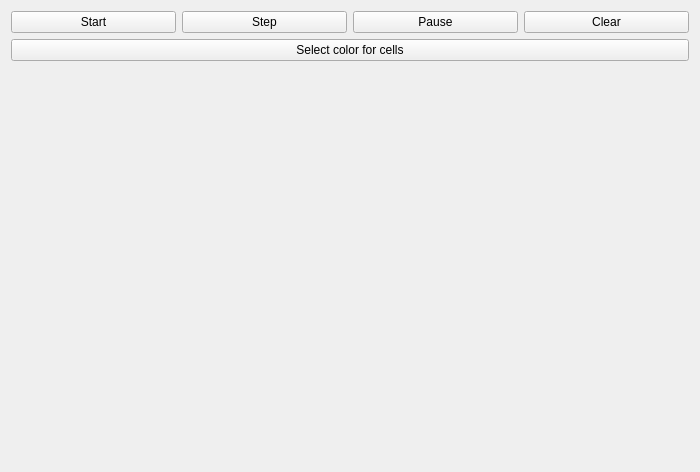
<?xml version="1.0" encoding="UTF-8"?>
<ui version="4.0">
 <class>MainWindow</class>
 <widget class="QMainWindow" name="MainWindow">
  <property name="geometry">
   <rect>
    <x>0</x>
    <y>0</y>
    <width>700</width>
    <height>472</height>
   </rect>
  </property>
  <property name="windowTitle">
   <string>Conway's Game of Life</string>
  </property>
  <widget class="QWidget" name="centralWidget">
   <layout class="QHBoxLayout" name="horizontalLayout">
    <item>
     <layout class="QHBoxLayout" name="mainLayout">
      <item>
       <layout class="QVBoxLayout" name="gameLayout">
        <property name="bottomMargin">
         <number>0</number>
        </property>
       </layout>
      </item>
      <item>
       <layout class="QVBoxLayout" name="setLayout">
        <item>
         <layout class="QHBoxLayout" name="controlLayout">
          <item>
           <widget class="QPushButton" name="startButton">
            <property name="text">
             <string>Start</string>
            </property>
           </widget>
          </item>
          <item>
           <widget class="QPushButton" name="StepButton">
            <property name="text">
             <string>Step</string>
            </property>
           </widget>
          </item>
          <item>
           <widget class="QPushButton" name="stopButton">
            <property name="text">
             <string>Pause</string>
            </property>
           </widget>
          </item>
          <item>
           <widget class="QPushButton" name="clearButton">
            <property name="text">
             <string>Clear</string>
            </property>
           </widget>
          </item>
         </layout>
        </item>
        <item>
         <layout class="QHBoxLayout" name="fileLayout"/>
        </item>
        <item>
         <widget class="QPushButton" name="colorButton">
          <property name="text">
           <string>Select color for cells</string>
          </property>
         </widget>
        </item>
        <item>
         <spacer name="verticalSpacer">
          <property name="orientation">
           <enum>Qt::Vertical</enum>
          </property>
          <property name="sizeHint" stdset="0">
           <size>
            <width>20</width>
            <height>40</height>
           </size>
          </property>
         </spacer>
        </item>
       </layout>
      </item>
     </layout>
    </item>
   </layout>
  </widget>
 </widget>
 <layoutdefault spacing="6" margin="11"/>
 <resources/>
 <connections/>
</ui>
